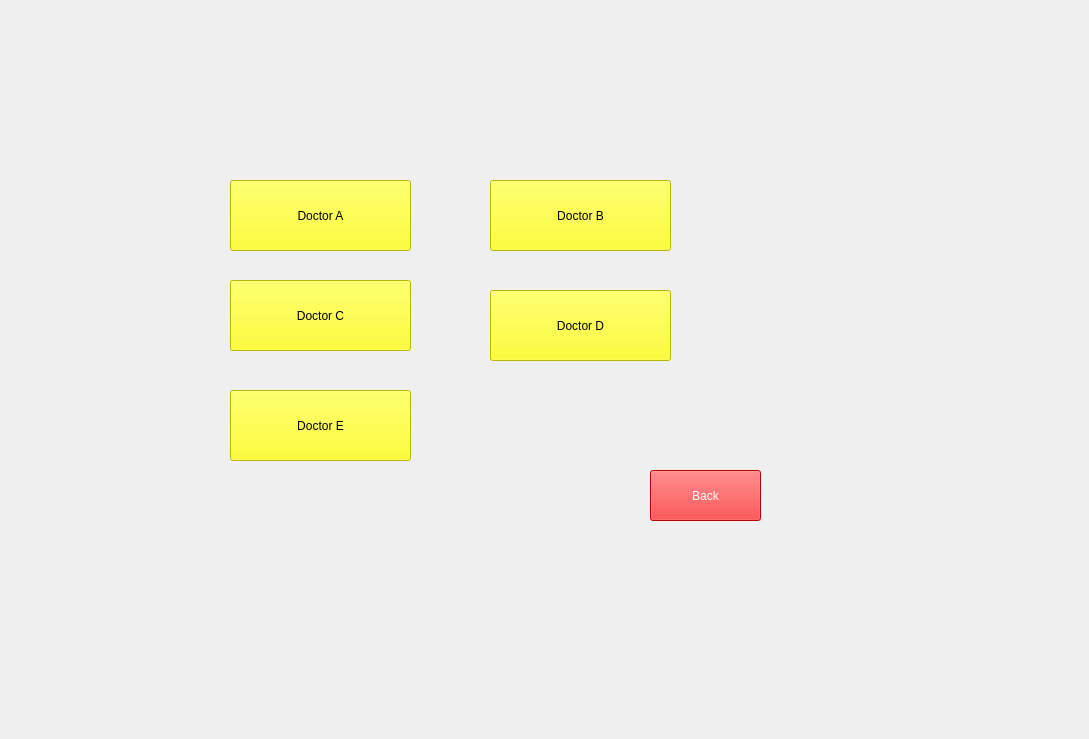
    <widget class="QWidget" name="Doctorlist">
     <widget class="QLabel" name="label_7">
      <property name="geometry">
       <rect>
        <x>-150</x>
        <y>10</y>
        <width>1080</width>
        <height>720</height>
       </rect>
      </property>
      <property name="styleSheet">
       <string notr="true">image: url(:/res/doctor.jpg);</string>
      </property>
      <property name="text">
       <string/>
      </property>
     </widget>
     <widget class="QPushButton" name="Doctor_A">
      <property name="geometry">
       <rect>
        <x>230</x>
        <y>180</y>
        <width>181</width>
        <height>71</height>
       </rect>
      </property>
      <property name="styleSheet">
       <string notr="true">font: 700 16pt &quot;Times New Roman&quot;;
background-color: rgb(255, 255, 0);
color: rgb(0, 0, 0);</string>
      </property>
      <property name="text">
       <string>Doctor A</string>
      </property>
     </widget>
     <widget class="QPushButton" name="Doctor_B">
      <property name="geometry">
       <rect>
        <x>490</x>
        <y>180</y>
        <width>181</width>
        <height>71</height>
       </rect>
      </property>
      <property name="styleSheet">
       <string notr="true">font: 700 16pt &quot;Times New Roman&quot;;
background-color: rgb(255, 255, 0);
color: rgb(0, 0, 0);</string>
      </property>
      <property name="text">
       <string>Doctor B</string>
      </property>
     </widget>
     <widget class="QPushButton" name="Doctor_C">
      <property name="geometry">
       <rect>
        <x>230</x>
        <y>280</y>
        <width>181</width>
        <height>71</height>
       </rect>
      </property>
      <property name="styleSheet">
       <string notr="true">font: 700 16pt &quot;Times New Roman&quot;;
background-color: rgb(255, 255, 0);
color: rgb(0, 0, 0);</string>
      </property>
      <property name="text">
       <string>Doctor C</string>
      </property>
     </widget>
     <widget class="QPushButton" name="Doctor_D">
      <property name="geometry">
       <rect>
        <x>490</x>
        <y>290</y>
        <width>181</width>
        <height>71</height>
       </rect>
      </property>
      <property name="styleSheet">
       <string notr="true">font: 700 16pt &quot;Times New Roman&quot;;
background-color: rgb(255, 255, 0);
color: rgb(0, 0, 0);</string>
      </property>
      <property name="text">
       <string>Doctor D</string>
      </property>
     </widget>
     <widget class="QPushButton" name="Doctor_E">
      <property name="geometry">
       <rect>
        <x>230</x>
        <y>390</y>
        <width>181</width>
        <height>71</height>
       </rect>
      </property>
      <property name="styleSheet">
       <string notr="true">font: 700 16pt &quot;Times New Roman&quot;;
background-color: rgb(255, 255, 0);
color: rgb(0, 0, 0);</string>
      </property>
      <property name="text">
       <string>Doctor E</string>
      </property>
     </widget>
     <widget class="QPushButton" name="Back_5">
      <property name="geometry">
       <rect>
        <x>650</x>
        <y>470</y>
        <width>111</width>
        <height>51</height>
       </rect>
      </property>
      <property name="styleSheet">
       <string notr="true">color: rgb(255, 255, 255);
background-color: rgb(255, 0, 0);
font: 700 14pt &quot;Times New Roman&quot;;</string>
      </property>
      <property name="text">
       <string>Back</string>
      </property>
     </widget>
    </widget>
